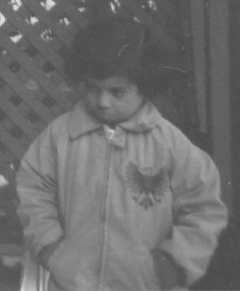
//> input picture data/pout.bmp, 240 x 291 px
$ ./exp14   (built with g++ and OpenCV 4)
//> lines starting //> are read from the running program, lines starting //| are printed output that depends on the picture; after the words box and inside, x2 and y2 are one past the last pixel; in counts of white or black regions, pixels touching at a corner belong together
### exp14/Column/Column.h
#include<stdio.h>
#include<iostream>
#include<opencv2/opencv.hpp>

using namespace std;
using namespace cv;

Mat Column(Mat &, int, int);

### exp14/Column/Column.cpp
#include"Column.h"

Mat Column(Mat &image, int x1, int x2)
{
    int count[256]={0};
    for(auto it=image.begin<uchar>(); it != image.end<uchar>(); it++)
    {
        count[*it]++;
    }
    int range = x2 - x1;
    int max = 0;
    for(int i=x1; i <= x2; i++)
    {
        if(count[i] > max)
            max = count[i];
    }
    Mat I = Mat::zeros(Size(256, 256), CV_8UC1);

    for(int i=x1; i <= x2; i++)
    {
        int ix = (i - x1) * 256 / range;
        int value = 255 - (count[i] * 256 / max) * 0.9;
        line(I, Point(ix, 255), Point(ix, value), Scalar(255));
    }
    return I;
}

### exp14/exp14.cpp
#include<stdio.h>
#include<iostream>
#include<opencv2/opencv.hpp>
#include"Column/Column.h"

using namespace std;
using namespace cv;

int main(int argc, char ** argv)
{
    Mat image = imread("../../data/pout.bmp", IMREAD_GRAYSCALE);
//> image is the input picture: 291 rows x 240 cols, CV_8UC1; min 73, max 224, mean 110.2

    if(image.empty())
    {
        cout << "Cannot open the image!" << endl;
        return 4;
    }

    float count[256]={0}, n=0;
    for(auto it=image.begin<uchar>(); it != image.end<uchar>(); it++)
    {
        count[*it] += 1;
        n += 1;
    }
//> after the loop, count = 256 values, max 4234 at index 97, min 0 at index 0, mean 272.8; n = 69840

    int trans[256] = {0};

    count[0] = count[0]/n;
    trans[0] = int(count[0]*255 + 0.5);
    for(int i=1; i<256; i++){
        count[i] = count[i-1] + count[i]/n;
        trans[i] = int(count[i]*255 + 0.5);
    }
//> after the loop, count = 256 values from 0 to 1; trans = 256 values from 0 to 255

    // Lookup table trans creating complited
    Mat image_ = image.clone();
    for(auto it = image_.begin<uchar>(); it != image_.end<uchar>(); it++){
        *it = trans[*it];
    }
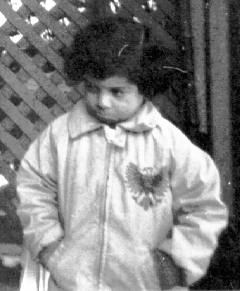
//> image_: 291 rows x 240 cols, CV_8UC1; min 0, max 255, mean 130.8

    Mat I = Column(image, 0, 255);
//> after the loop in Column, `for(auto it=image.begin<uchar>(); it != image.end<uchar>(); it++)`: count = 256 values, max 4234 at index 97, min 0 at index 0, mean 272.8
//> the loop in Column, `for(int i=x1; i <= x2; i++)` made 256 passes
//> max on passes 74, 76, 78, 79, 81, 82, 98: 2, 38, 389, 1245, 1518, 3628, 4234
//> after the loop in Column, `for(int i=x1; i <= x2; i++)`: max = 4234
//> after the loop in Column, `for(int i=x1; i <= x2; i++)`:
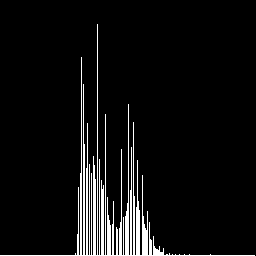
//> I: 256 rows x 256 cols, CV_8UC1; 6.2% white in thin lines or dots
    Mat I_ = Column(image_, 0, 255);
//> call 2 of Column, with x1 = 0, x2 = 255
//> after the loop in Column (call 2), `for(auto it=image.begin<uchar>(); it != image.end<uchar>(); it++)`: count = 256 values, max 4234 at index 103, min 0 at index 1, mean 272.8
//> the loop in Column (call 2), `for(int i=x1; i <= x2; i++)` made 256 passes
//> after the loop in Column (call 2), `for(int i=x1; i <= x2; i++)`: max = 4234
//> the loop in Column (call 2), `for(int i=x1; i <= x2; i++)` made 256 passes
//> value on passes 1 to 3: 253, 255, 234
//> after the loop in Column (call 2), `for(int i=x1; i <= x2; i++)`:
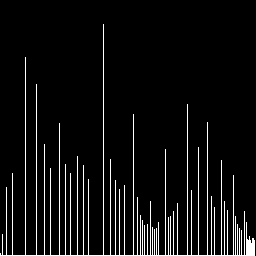
//> I: 256 rows x 256 cols, CV_8UC1; 6.2% white in thin lines or dots

    namedWindow("Origin", WINDOW_AUTOSIZE);
    imshow("Origin", image);
    namedWindow("OriginColumn", WINDOW_AUTOSIZE);
    imshow("OriginColumn", I);

    namedWindow("New", WINDOW_AUTOSIZE);
    imshow("New", image_);
    namedWindow("NewColumn", WINDOW_AUTOSIZE);
    imshow("NewColumn", I_);

    waitKey(0);
    return 0;
}

$ run again, with data/Girl.bmp copied over data/pout.bmp
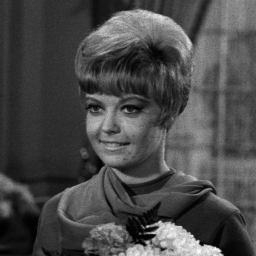
//> input picture data/Girl.bmp, 256 x 256 px
//> image is the input picture: 256 rows x 256 cols, CV_8UC1; min 0, max 254, mean 73.6
//> after the loop `for(auto it=image.begin<uchar>(); it != image.end<uchar>(); it++)`: count = 256 values, max 1924 at index 49, min 0 at index 36, mean 256; n = 65536
//> after the loop `for(int i=1; i<256; i++)`: count = 256 values from 1.53e-05 to 1; trans = 256 values from 0 to 255
//> after the loop in Column, `for(auto it=image.begin<uchar>(); it != image.end<uchar>(); it++)`: count = 256 values, max 1924 at index 49, min 0 at index 36, mean 256
//> the loop in Column, `for(int i=x1; i <= x2; i++)` made 256 passes
//> max on passes 1, 2, 3, 5, 7, 14, 15, 16: 1, 96, 110, 193, 229, 241, 264, 331
//> after the loop in Column, `for(int i=x1; i <= x2; i++)`: max = 1924
//> the loop in Column, `for(int i=x1; i <= x2; i++)` made 256 passes
//> value on passes 1 to 3: 255, 244, 242
//> after the loop in Column, `for(int i=x1; i <= x2; i++)`:
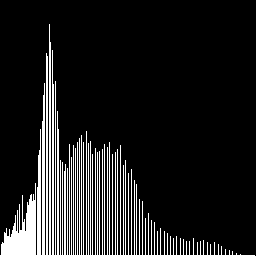
//> I: 256 rows x 256 cols, CV_8UC1; 12.4% white; 1 white region, box (x1, y1, x2, y2) and area: (0, 24, 255, 256) 8096
//> after the loop in Column (call 2), `for(auto it=image.begin<uchar>(); it != image.end<uchar>(); it++)`: count = 256 values, max 1924 at index 89, min 0 at index 15, mean 256
//> the loop in Column (call 2), `for(int i=x1; i <= x2; i++)` made 256 passes
//> max on passes 1, 2, 5, 17, 47, 50, 55, 59: 97, 215, 394, 635, 838, 876, 1049, 1119
//> after the loop in Column (call 2), `for(int i=x1; i <= x2; i++)`: max = 1924
//> the loop in Column (call 2), `for(int i=x1; i <= x2; i++)` made 256 passes
//> value on passes 1 to 3: 244, 229, 232
//> after the loop in Column (call 2), `for(int i=x1; i <= x2; i++)`:
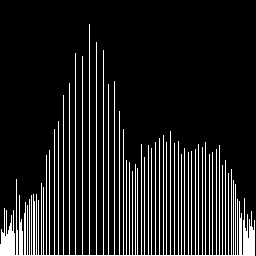
//> I: 256 rows x 256 cols, CV_8UC1; 12.3% white in thin lines or dots
